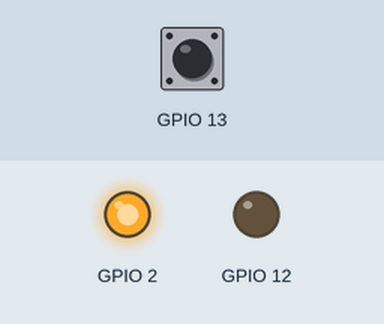
Simulated run of this program. Board: ESP32. Shown: output pins drawn as LEDs (lit = HIGH). Dashed ring = blinking. The test bench sets the inputs (shaded band); at power-on: GPIO 13 HIGH.

Above: at 1.2 s.
1.3 s: GPIO 13 pulled LOW for 1 s
At 2.25 s:
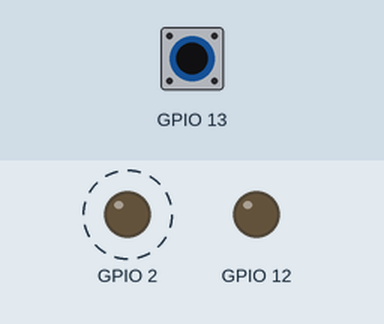
4.8 s: GPIO 13 pulled LOW for 0.15 s
At 6.1 s:
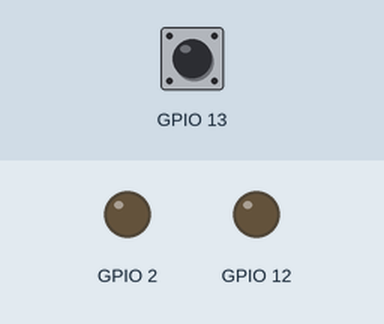
6.4 s: GPIO 13 pulled LOW for 3.2 s
At 7.35 s:
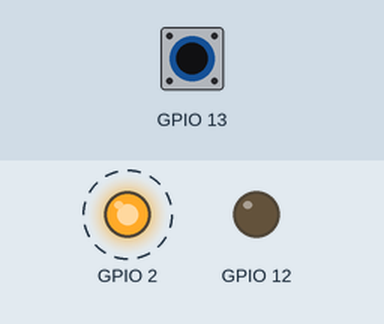
Timing chart, 0 to 17.1 s (numbered marks = the images above; inputs shaded):
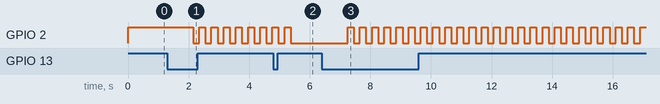

Measured:
- after the input at 1.3 s, GPIO 2: alternates HIGH for 0.20 s and LOW for 0.20 s, starting after 0.85 s
- after the input at 4.8 s, GPIO 2: goes on until 5.4 s, then stays LOW
- after the input at 6.4 s, GPIO 2: alternates HIGH for 0.20 s and LOW for 0.20 s, starting after 0.85 s

The program:

main.cpp
```cpp
#include <Arduino.h>
#include "LED.h"
#include <OneButton.h>

LED led[2]= {LED(LED_PIN_1, LED_ACT),LED(LED_PIN_2, LED_ACT)};
OneButton button(BTN_PIN, !BTN_ACT);

int numberled=0;

void btnClick();
void btnDoubleClick();
void btnHold();

void setup()
{
    led[numberled].on();
    button.attachClick(btnClick);
    button.attachDoubleClick(btnDoubleClick);
    button.attachLongPressStart(btnHold);
}

void loop()
{
    led[numberled].loop();
    button.tick();
}

void btnClick()
{
    led[numberled].flip();
}

void btnDoubleClick()
{
    numberled++;
    if (numberled>1)
    {
        numberled -=2;
    }

}

void btnHold(){
    led[numberled].blink(200);
}
```
